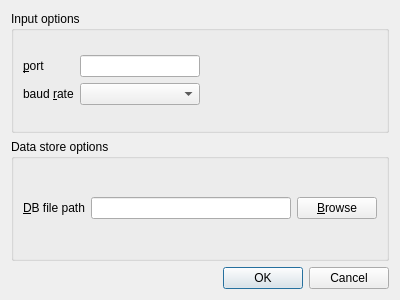
<?xml version="1.0" encoding="UTF-8"?>
<ui version="4.0">
 <class>config</class>
 <widget class="QDialog" name="config">
  <property name="geometry">
   <rect>
    <x>0</x>
    <y>0</y>
    <width>400</width>
    <height>300</height>
   </rect>
  </property>
  <property name="windowTitle">
   <string>Dialog</string>
  </property>
  <layout class="QGridLayout" name="gridLayout_3">
   <item row="0" column="0">
    <layout class="QVBoxLayout" name="verticalLayout_3">
     <item>
      <widget class="QGroupBox" name="groupBox">
       <property name="title">
        <string>Input options</string>
       </property>
       <layout class="QGridLayout" name="gridLayout">
        <item row="0" column="0">
         <layout class="QHBoxLayout" name="horizontalLayout">
          <item>
           <layout class="QVBoxLayout" name="verticalLayout">
            <item>
             <widget class="QLabel" name="label">
              <property name="text">
               <string>&amp;port</string>
              </property>
              <property name="buddy">
               <cstring>devicePort</cstring>
              </property>
             </widget>
            </item>
            <item>
             <widget class="QLabel" name="label_2">
              <property name="text">
               <string>baud &amp;rate</string>
              </property>
              <property name="buddy">
               <cstring>baudRateCombo</cstring>
              </property>
             </widget>
            </item>
           </layout>
          </item>
          <item>
           <layout class="QVBoxLayout" name="verticalLayout_2">
            <item>
             <widget class="QLineEdit" name="devicePort"/>
            </item>
            <item>
             <widget class="QComboBox" name="baudRateCombo"/>
            </item>
           </layout>
          </item>
         </layout>
        </item>
        <item row="0" column="1">
         <spacer name="horizontalSpacer">
          <property name="orientation">
           <enum>Qt::Horizontal</enum>
          </property>
          <property name="sizeHint" stdset="0">
           <size>
            <width>40</width>
            <height>20</height>
           </size>
          </property>
         </spacer>
        </item>
       </layout>
      </widget>
     </item>
     <item>
      <widget class="QGroupBox" name="groupBox_2">
       <property name="title">
        <string>Data store options</string>
       </property>
       <layout class="QGridLayout" name="gridLayout_2">
        <item row="0" column="0">
         <layout class="QHBoxLayout" name="horizontalLayout_2">
          <item>
           <widget class="QLabel" name="label_3">
            <property name="text">
             <string>&amp;DB file path</string>
            </property>
            <property name="buddy">
             <cstring>dbFilePath</cstring>
            </property>
           </widget>
          </item>
          <item>
           <widget class="QLineEdit" name="dbFilePath"/>
          </item>
          <item>
           <widget class="QPushButton" name="browseButton">
            <property name="text">
             <string>&amp;Browse</string>
            </property>
           </widget>
          </item>
         </layout>
        </item>
       </layout>
      </widget>
     </item>
     <item>
      <widget class="QDialogButtonBox" name="buttonBox">
       <property name="orientation">
        <enum>Qt::Horizontal</enum>
       </property>
       <property name="standardButtons">
        <set>QDialogButtonBox::Cancel|QDialogButtonBox::Ok</set>
       </property>
      </widget>
     </item>
    </layout>
   </item>
  </layout>
 </widget>
 <resources/>
 <connections>
  <connection>
   <sender>buttonBox</sender>
   <signal>accepted()</signal>
   <receiver>config</receiver>
   <slot>accept()</slot>
   <hints>
    <hint type="sourcelabel">
     <x>248</x>
     <y>254</y>
    </hint>
    <hint type="destinationlabel">
     <x>157</x>
     <y>274</y>
    </hint>
   </hints>
  </connection>
  <connection>
   <sender>buttonBox</sender>
   <signal>rejected()</signal>
   <receiver>config</receiver>
   <slot>reject()</slot>
   <hints>
    <hint type="sourcelabel">
     <x>316</x>
     <y>260</y>
    </hint>
    <hint type="destinationlabel">
     <x>286</x>
     <y>274</y>
    </hint>
   </hints>
  </connection>
 </connections>
</ui>
